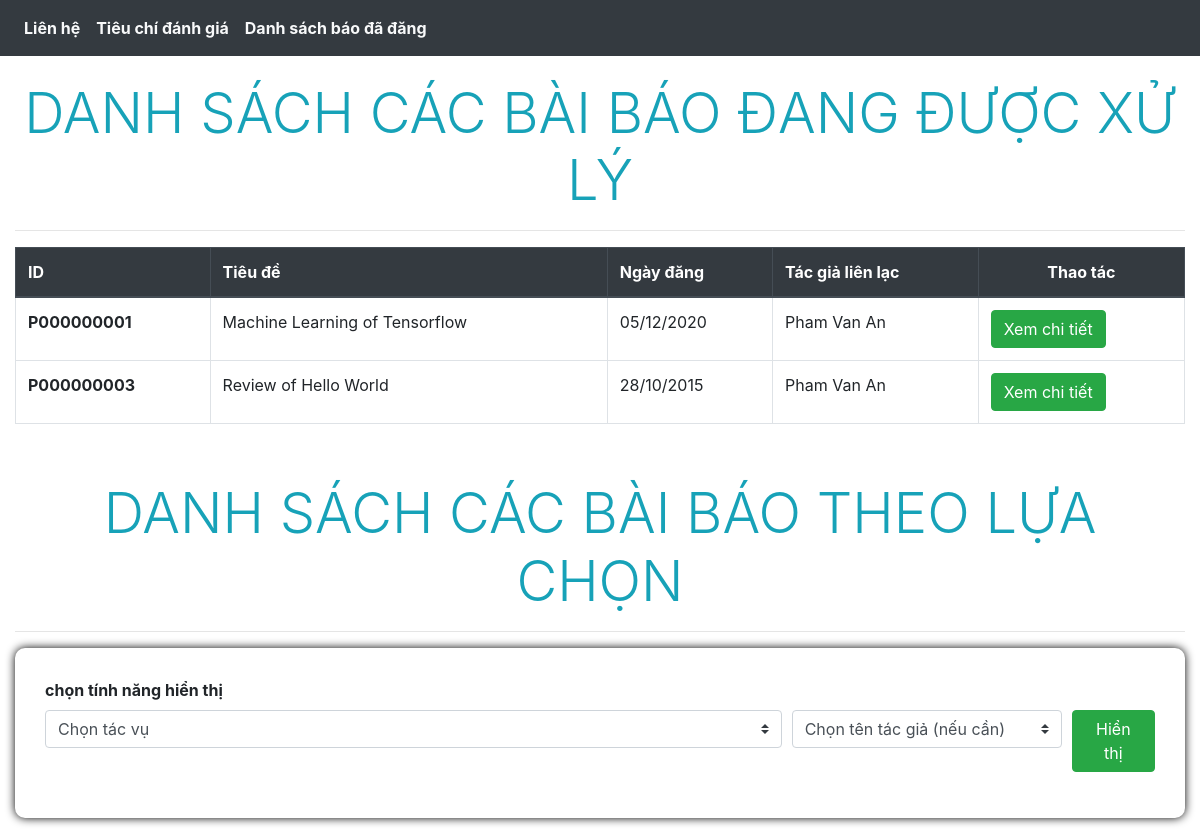
Before: /Client/reviewerHomePage.php with the older database file.
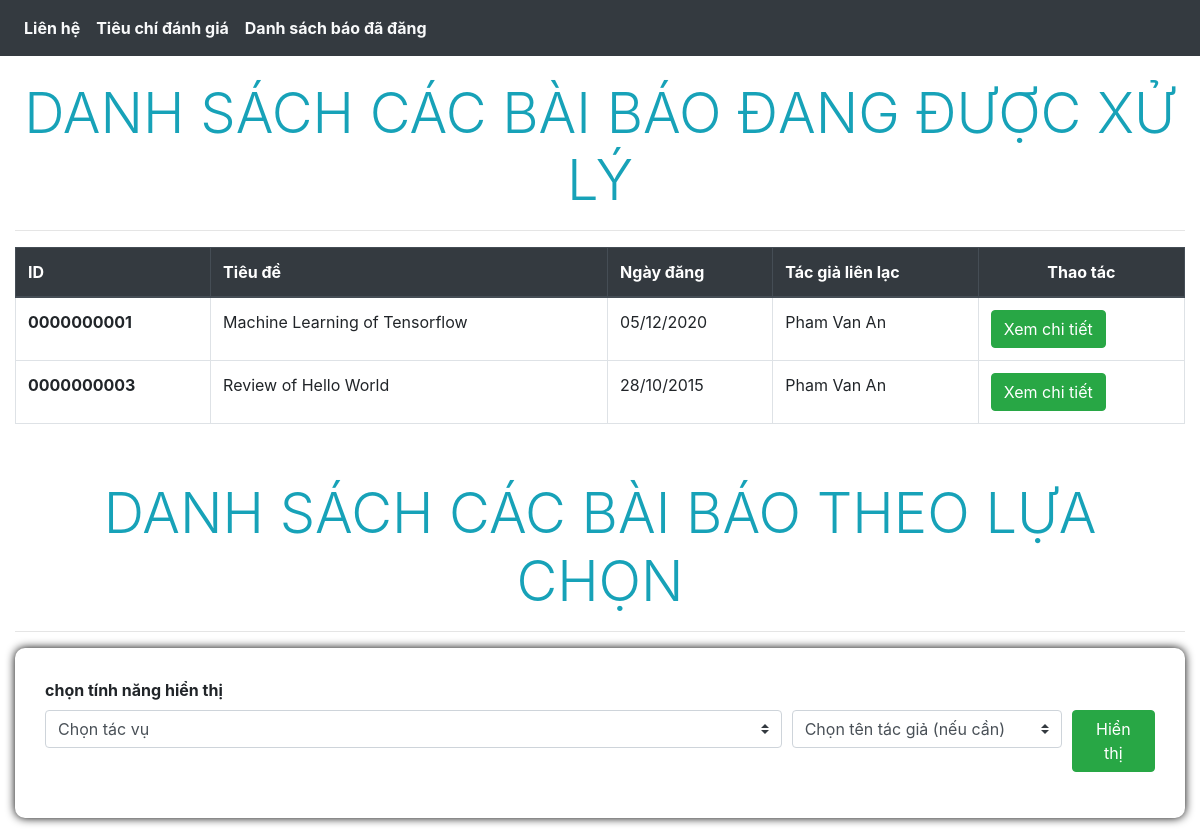
After: the same page with the newer database file.
### tables this page shows
create table paper(
	paper_id char(10),
	title varchar(255) not null,
    summary varchar(255),
    paper_file varchar(255),
    post_date date,
    `status` varchar(255) check (`status` in ('in review', 'response review', 'complete review', 'publishing', 'posted')),
    after_review_result varchar(255),
    final_result varchar(255) check(final_result in('rejection','minor revision','acceptance','major revision')),
    announce_date date,
    editor_id char(10) not null,
    contact_author_id char(10) not null,
    note_for_author varchar(255),
    primary key(paper_id),
	foreign key(editor_id) references  editor(id) ON DELETE CASCADE ON UPDATE CASCADE,
    foreign key(contact_author_id) references  author(id) ON DELETE CASCADE ON UPDATE CASCADE
);

create table scientist(
	id char(10),	
	last_name varchar(255) not null,
	middle_name varchar(255),
	first_name varchar(255) not null,
	phone char(11),
    address varchar(255),
    `organization` varchar(255),
    job varchar(255),
	primary key(id)
);

### Server/reviewerServer.php (called while the page is built, shortened)
<?php
include('userLogin.php');
$select_all_paper_query = "select * from paper where paper_id not in (select paper_id from paper where status='posted')";
$select_all_paper_result = mysqli_query($connect_handle, $select_all_paper_query);
?>

### Client/reviewerHomePage.php (the view, shortened to what this page needs)
<!DOCTYPE html>
<html lang="en-US">
<head>
    <link rel="stylesheet" href="style/login.css">
    <link rel="stylesheet" href="https://maxcdn.bootstrapcdn.com/bootstrap/4.5.2/css/bootstrap.min.css">
    <link rel="stylesheet" href="https://use.fontawesome.com/releases/v5.7.0/css/all.css"
>
</head>
<?php include('../Server/reviewerServer.php'); ?>
<body>
    <div>
        <?php include_once('component/header.php');?>
    </div>
    <div class="container-fluid" style="padding-top: 80px;">
        <div class="display-4 text-center text-info text-uppercase">Danh sách các bài báo đang được xử lý</div>
        <hr>
        <table class="table table-bordered">
            <thead class="thead-dark">
                <tr>
                    <th scope="col">ID</th>
                    <th scope="col">Tiêu đề</th>
                    <th scope="col">Ngày đăng</th>
                    <th scope="col">Tác giả liên lạc</th>
                    <th class="text-center" scope="col">Thao tác</th>
                </tr>
            </thead>
            <tbody>
                <?php foreach ($select_all_paper_result as $paper){ ?>
                <tr>
                    <td>
                        <?php echo '<strong>'.$paper['paper_id'].'</strong>'; ?>
                    </td>
                    <td>
                        <?php echo $paper['title']; ?>
                    </td>
                    <td>
                        <?php echo date('d/m/Y', strtotime($paper['post_date']));?>
                    </td>
                    <td>
                        <?php
                            $author_id = $paper['contact_author_id'];
                            $get_author_name_query = "select last_name, middle_name, first_name from scientist where id = '$author_id'";
                            $get_author_name_result = mysqli_query($connect_handle, $get_author_name_query);
                            $data = mysqli_fetch_assoc($get_author_name_result);
                            echo $data['last_name']." ".$data['middle_name']." ".$data['first_name'];
                        ?>
                    </td>
                    <td class="text-left">
                        <form class="option" method="POST" action="reviewerHomePage.php">
                            <button class="btn btn-success" name="getMoreInfoBtn">Xem chi tiết</button>
                        </form>
                    </td>
                </tr>
                <?php } ?>
            </tbody>
        </table>
        <div class="display-4 text-center text-info text-uppercase" style="padding-top: 40px;">Danh sách các bài báo
            theo lựa chọn</div>
        <hr>
        <form class="form-container" name="viewOption" method="POST" action="reviewerHomePage.php">
            <label for="viewOption"><strong>chọn tính năng hiển thị</strong></label>
            <div class="form-row">
                <div class="form-group col-md-8">
                    <select class="custom-select" name="optionView">
                        <option selected>Chọn tác vụ</option>
                    </select>
                </div>
                <div class="form-group col-md-3">
                    <select class="custom-select" name="authorid">
                    <option selected>Chọn tên tác giả (nếu cần)</option>
                    </select>
                </div>
                <div class="form-group text-right col-md-1">
                    <button type="submit" class="btn btn-success" name="viewOption">Hiển thị</button>
                </div>
            </div>
        </form>
    </div>
</body>
</html>

Changed rows visible on the page:
removed paper: paper_id "P000000001", title "Machine Learning of Tensorflow", post_date "05/12/2020", scientist.last_name "Pham", scientist.middle_name "Van", scientist.first_name "An"
removed paper: paper_id "P000000003", title "Review of Hello World", post_date "28/10/2015", scientist.last_name "Pham", scientist.middle_name "Van", scientist.first_name "An"
added paper: paper_id "0000000001", title "Machine Learning of Tensorflow", post_date "05/12/2020", scientist.last_name "Pham", scientist.middle_name "Van", scientist.first_name "An"
added paper: paper_id "0000000003", title "Review of Hello World", post_date "28/10/2015", scientist.last_name "Pham", scientist.middle_name "Van", scientist.first_name "An"
